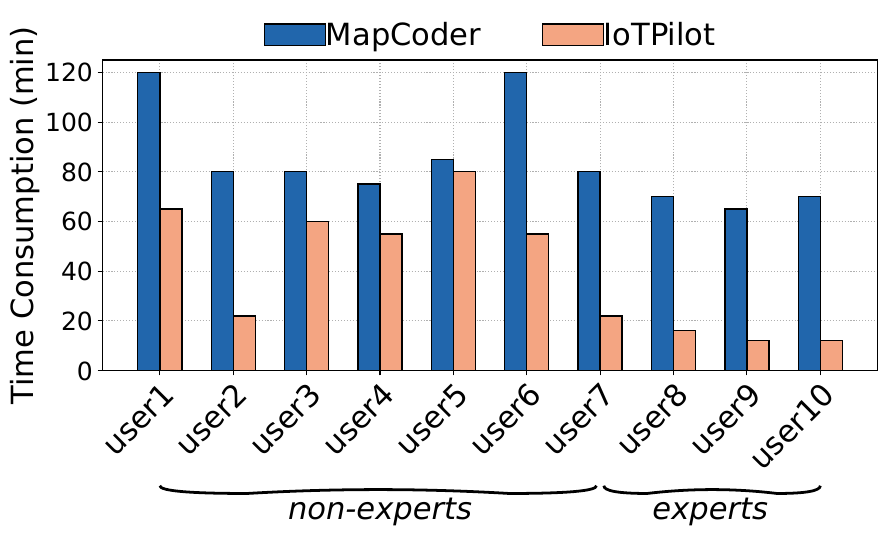

The Python source for this figure:
import numpy as np
import matplotlib.pyplot as plt
from matplotlib.ticker import MultipleLocator
import matplotlib.gridspec as gridspec
from matplotlib.patches import PathPatch
from matplotlib.path import Path
import matplotlib.transforms as mtransforms

# Hypothetical user names
users = [
    "user1",
    "user2",
    "user3",
    "user4",
    "user5",
    "user6",
    "user7",
    "user8",
    "user9",
    "user10"
]

# autocot_rate = [0.7, 0.6, 0.6, 0.6, 0.05, 0.7, 0.6, 0, 0.1, 0]
# iotpilot_rate = [0.05, 0, 0.05, 0.05, 0.1, 0.05, 0, 0.05, 0, 0]

autocot_rate = [100 + 20 , 60 + 20, 60 + 20, 55 + 20, 65 + 20, 100 + 20, 20 + 60, 60 + 10, 55 + 10, 60 + 10]
iotpilot_rate = [45 + 20, 2 + 20, 40 + 20, 35 + 20, 60 + 20, 35 + 20, 2 + 20, 6 + 10, 2 + 10, 2 + 10] 
print((sum(autocot_rate)/len(autocot_rate) - sum(iotpilot_rate)/len(iotpilot_rate))/(sum(autocot_rate)/len(autocot_rate)))
# user_satisfaction = [5, 5, 3, 3, 5, 4, 5, 5, 4, 5]

color = ["#B2182B", "#2166AC", "#92C5DE", "#F4A582"]
xticks = np.arange(len(users))
width = 0.3

# Set a global font size
plt.rcParams.update({'font.size': 18})

plt.rcParams['pdf.fonttype'] = 42
# Create a figure with GridSpec to create a small area for the annotation axis
fig = plt.figure(figsize=(10, 6), dpi=1000)
gs = gridspec.GridSpec(2, 1, height_ratios=[6, 1], hspace=0.55)  # Reduced hspace to move axes closer
ax1 = fig.add_subplot(gs[0])
ax3 = fig.add_subplot(gs[1])  # Third axis for annotations

ax1.grid(axis="both", linestyle='dotted', zorder=0)

ax1.bar(xticks - 0.5 * width, autocot_rate, width=width, label="MapCoder", color=color[1], alpha=1, zorder=15, linewidth=1, edgecolor='black')
ax1.bar(xticks + 0.5 * width, iotpilot_rate, width=width, label="IoTPilot", color=color[3], alpha=1, zorder=15, linewidth=1, edgecolor='black')

for i in range(len(users)):
    for j, rate in enumerate([autocot_rate[i], iotpilot_rate[i]]):
        if rate == 0:
            ax1.text(
                xticks[i] + (j - 0.3) * width, 0, '✔',
                color=color[0],
                fontsize=28,
                fontweight='bold',  
                ha='center',
                va='bottom',
                zorder=20
            )

ax1.set_ylabel("Time Consumption (min)", fontsize=22)
ax1.set_ylim([0, 125])
ax1.yaxis.set_major_locator(MultipleLocator(20))
ax1.yaxis.set_tick_params(labelsize=18)
ax1.set_xticks(xticks)
ax1.set_xticklabels(users, rotation=45, fontsize=22, ha='right', rotation_mode='anchor')

# Move ax2 creation after ax1 setup
# ax2 = ax1.twinx()
# Use scatter instead of plot for the number of interactions
# ax2.scatter(xticks, user_satisfaction, label="User satisfaction", color=color[0], marker='*', s=500, zorder=10)
# ax2.set_ylabel("Number of Interactions", fontsize=22)
# ax2.tick_params(axis='y', labelsize=22)
# ax2.set_ylim([0, 5.5])
# ax2.yaxis.set_major_locator(MultipleLocator(1))

# Create curly brace for the "familiar" range
def curly_brace(x1, x2, y, height=0.075, width=0.5, pointing='down'):
    # Points in data coordinates
    middle = (x1 + x2) / 2
    width_points = abs(x2 - x1) * width
    
    if pointing == 'up':
        y1, y2 = y, y + height
    else:
        y1, y2 = y, y - height
    
    # The control points for the splines
    cp1x, cp1y = x1, y1
    cp2x, cp2y = x1, y2
    cp3x, cp3y = middle - width_points, y2
    cp4x, cp4y = middle, y1
    cp5x, cp5y = middle + width_points, y2
    cp6x, cp6y = x2, y2
    cp7x, cp7y = x2, y1
    
    verts = [
        (cp1x, cp1y), # P0
        (cp2x, cp2y), # P1
        (cp3x, cp3y), # P2
        (cp4x, cp4y), # P3
        (cp5x, cp5y), # P4
        (cp6x, cp6y), # P5
        (cp7x, cp7y), # P6
    ]
    
    codes = [
        Path.MOVETO,  # P0
        Path.CURVE3,  # P1
        Path.CURVE3,  # P2
        Path.CURVE3,  # P3
        Path.CURVE3,  # P4
        Path.CURVE3,  # P5
        Path.CURVE3,  # P6
    ]
    
    path = Path(verts, codes)
    patch = PathPatch(path, facecolor='none', edgecolor='black', lw=2)
    return patch

# Configure the annotation axis (ax3)
ax3.set_xlim(ax1.get_xlim())
ax3.set_ylim(0, 1)  # Increase the height to make room for the moved-up annotations
ax3.axis('off')  # Hide the axis

# Add curly brace for "familiar" using the same function
brace_y_position_familiar = 0.7 # Increased from 1.0
curly_familiar = curly_brace(xticks[6]+0.05, xticks[9], brace_y_position_familiar, height=0.15, width=0.3, pointing='down')
ax3.add_patch(curly_familiar)
ax3.text(xticks[7]+0.5, brace_y_position_familiar - 0.2, 'experts', ha='center', va='top', fontsize=22, color='black', style='italic')

# Add curly brace for "not familiar" range - placed ABOVE the text
brace_y_position = 0.7  # Increased from 1.0
curly = curly_brace(xticks[0], xticks[6]-0.05, brace_y_position, height=0.15, width=0.3, pointing='down')
ax3.add_patch(curly)
ax3.text(xticks[3], brace_y_position - 0.2, 'non-experts', ha='center', va='top', fontsize=22, color='black', style='italic')

ax1.legend(loc='upper center', ncol=2, fontsize=22, bbox_to_anchor=(0.5, 1.21), frameon=False, handletextpad=0.01)
# ax2.legend(loc='upper right', fontsize=18, frameon=False, handletextpad=0.5, bbox_to_anchor=(1, 1.27))

plt.tight_layout()
plt.show()
plt.savefig("user_study.pdf", bbox_inches='tight')
plt.close()
